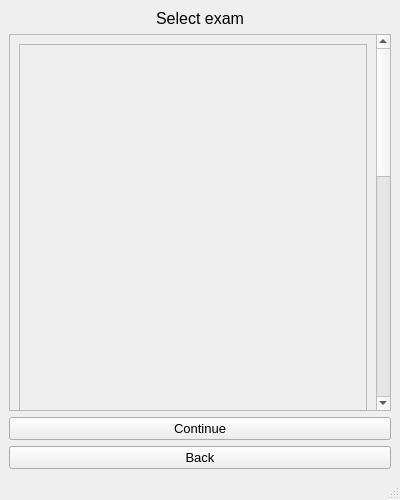
<?xml version="1.0" encoding="UTF-8"?>
<ui version="4.0">
 <class>MainWindow</class>
 <widget class="QMainWindow" name="MainWindow">
  <property name="geometry">
   <rect>
    <x>0</x>
    <y>0</y>
    <width>400</width>
    <height>500</height>
   </rect>
  </property>
  <property name="windowTitle">
   <string>MainWindow</string>
  </property>
  <widget class="QWidget" name="centralwidget">
   <layout class="QVBoxLayout" name="verticalLayout">
    <item>
     <widget class="QLabel" name="label">
      <property name="font">
       <font>
        <pointsize>12</pointsize>
       </font>
      </property>
      <property name="text">
       <string>Select exam</string>
      </property>
      <property name="alignment">
       <set>Qt::AlignCenter</set>
      </property>
     </widget>
    </item>
    <item>
     <widget class="QScrollArea" name="scrollArea">
      <property name="minimumSize">
       <size>
        <width>0</width>
        <height>0</height>
       </size>
      </property>
      <property name="widgetResizable">
       <bool>true</bool>
      </property>
      <widget class="QWidget" name="scrollAreaWidgetContents">
       <property name="geometry">
        <rect>
         <x>0</x>
         <y>0</y>
         <width>355</width>
         <height>1022</height>
        </rect>
       </property>
       <layout class="QVBoxLayout" name="verticalLayout_2">
        <item>
         <widget class="QFrame" name="frame">
          <property name="minimumSize">
           <size>
            <width>0</width>
            <height>1000</height>
           </size>
          </property>
          <property name="frameShape">
           <enum>QFrame::StyledPanel</enum>
          </property>
          <property name="frameShadow">
           <enum>QFrame::Raised</enum>
          </property>
         </widget>
        </item>
       </layout>
      </widget>
     </widget>
    </item>
    <item>
     <widget class="QPushButton" name="continue_btn">
      <property name="font">
       <font>
        <pointsize>10</pointsize>
       </font>
      </property>
      <property name="text">
       <string>Continue</string>
      </property>
     </widget>
    </item>
    <item>
     <widget class="QPushButton" name="back_btn">
      <property name="font">
       <font>
        <pointsize>10</pointsize>
       </font>
      </property>
      <property name="text">
       <string>Back</string>
      </property>
     </widget>
    </item>
   </layout>
  </widget>
  <widget class="QStatusBar" name="statusbar"/>
 </widget>
 <resources/>
 <connections/>
</ui>
